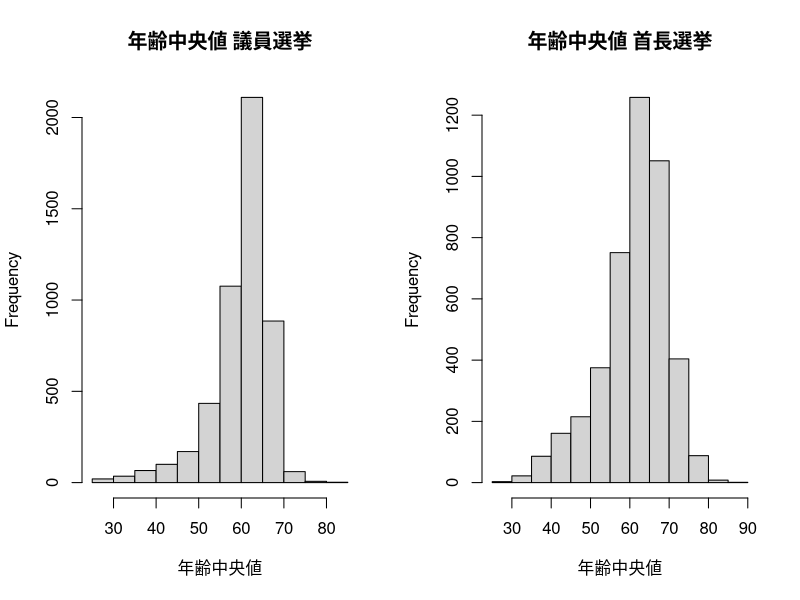
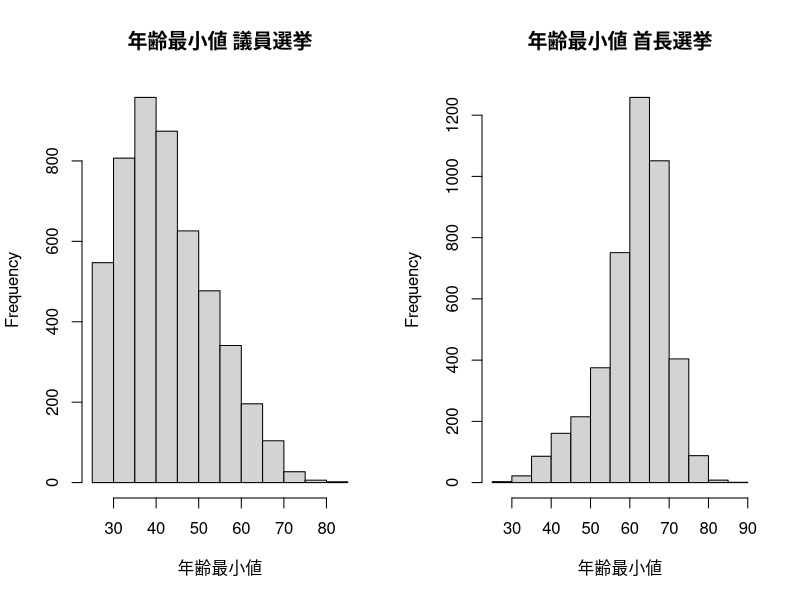
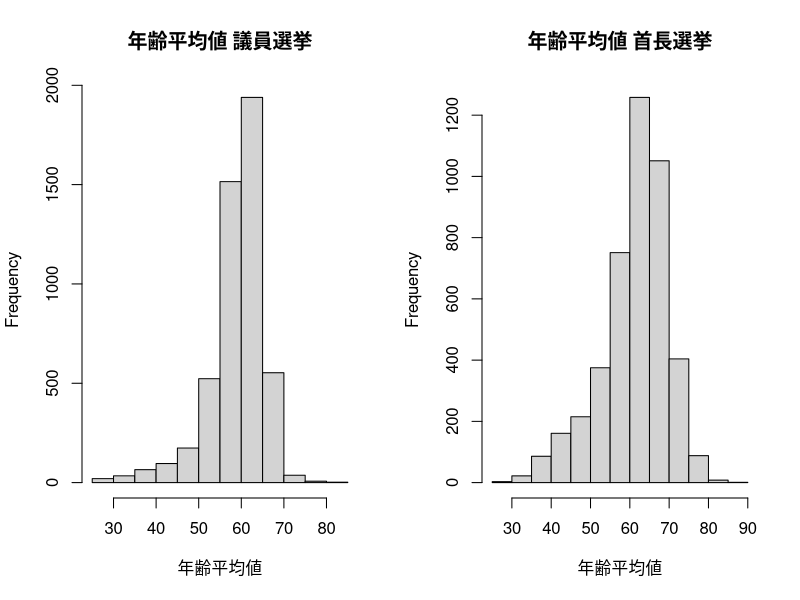
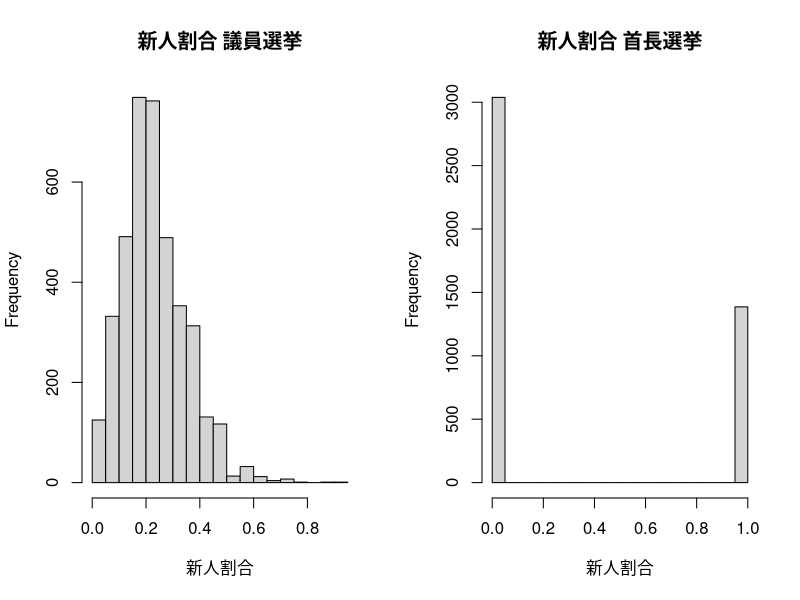
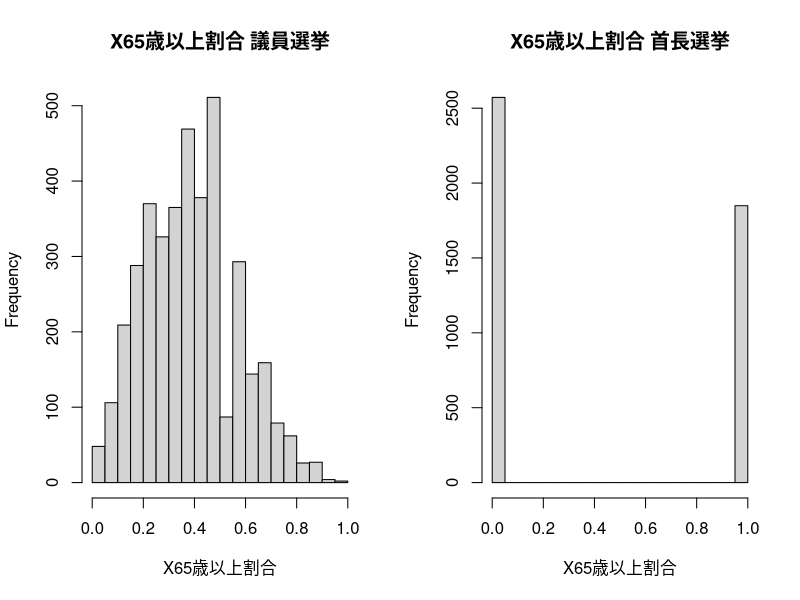
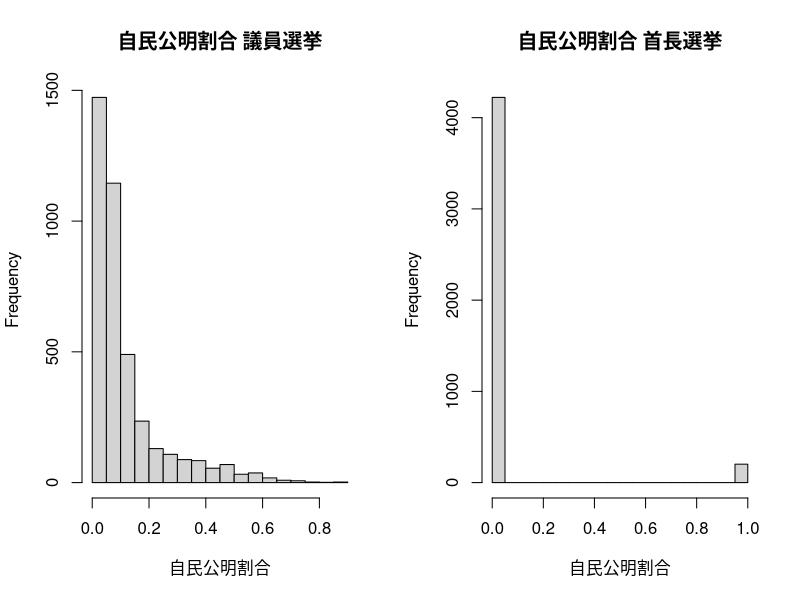
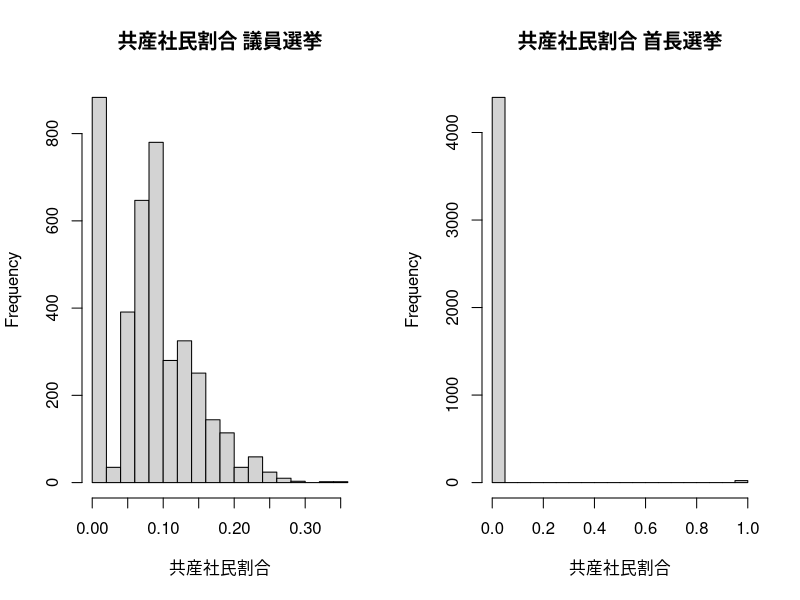
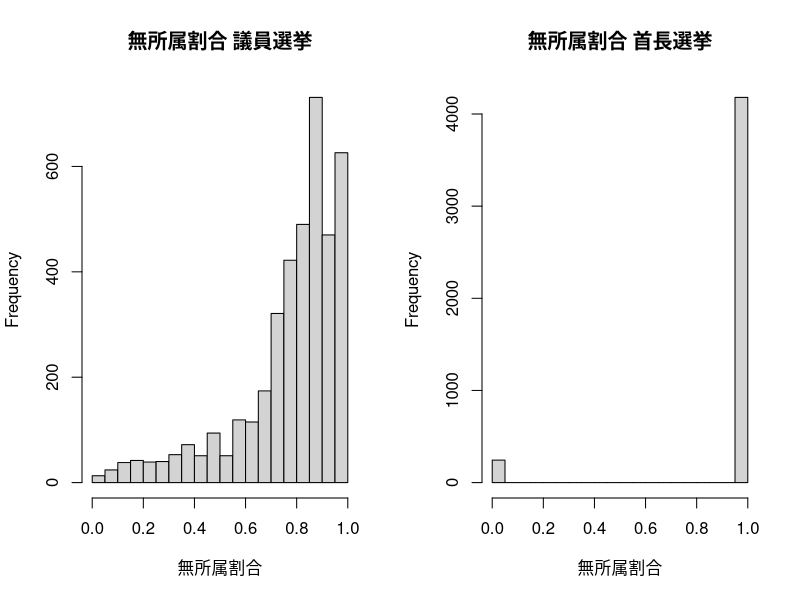

Source code (R) for these figures, in order:
# af_aggを分析ができる形にする。
# af_aggのうち必要なデータを取捨選択する
# af_aggのデータ構造を理解する。

#=================================================
# 1. af_aggの読み込みとコードとのマッピング

# 1.1 読み込みと基本情報の理解

df <- read.csv("data/af_agg.csv", fileEncoding = "UTF-8", stringsAsFactors = FALSE)
summary(df)
colSums(is.na(df))

# 1.2 地域名コード対応表の読み込み
reg_code <- read.csv("data/region_code_correspondence.csv", fileEncoding = "UTF-8", stringsAsFactors = FALSE)

# 1.3 対応づけ（dfの都道府県と市区町村がreg_codeのそれと同じ場合はdfの最後の列にreg_codeの地域コードを入れる。少しでも異なる場合は欠損値とする）

key_df <- paste(df$都道府県, df$市区町村, sep = "_")
key_reg <- paste(reg_code$都道府県, reg_code$市区町村, sep = "_")

df$地域コード <- reg_code$地域コード[match(key_df, key_reg)]

# 1.4 対応づけできなかった行の確認をし、対応付け可能なものは行う。
sum(is.na(df$地域コード))
unique(df[is.na(df$地域コード), c("都道府県", "市区町村")])

# 表記揺れ対応マップ（栃木県那珂川町のような同名自治体があるため都道府県込みで指定）
# 下記以外のもの（岩舟町->栃木市に合併）
# 福岡県那珂川町は2018年の市制施行で那珂川市になった同一自治体だが、対応表に両方のコードが
# 存在するため放置すると町時代の選挙が別コードに分かれてしまう。市のコードに寄せる。
name_fix <- c(
  "高知県_梼原町" = "高知県_檮原町",
  "宮城県_七ケ宿町" = "宮城県_七ヶ宿町",
  "宮城県_富谷町" = "宮城県_富谷市",
  "福岡県_那珂川町" = "福岡県_那珂川市",
  "福島県_飯館村" = "福島県_飯舘村",
  "兵庫県_丹波篠山市" = "兵庫県_篠山市"
)

key_fixed <- ifelse(key_df %in% names(name_fix), name_fix[key_df], key_df)
df$地域コード <- reg_code$地域コード[match(key_fixed, key_reg)]

sum(is.na(df$地域コード))
unique(df[is.na(df$地域コード), c("都道府県", "市区町村")])

# 1.5 残った欠損の削除（岩舟町のみ削除）
df <- df[is.na(df$地域コード) == FALSE,]

sum(is.na(df$地域コード))
unique(df[is.na(df$地域コード), c("都道府県", "市区町村")])

#===============================================================
# 2. dfの形成と新ダミーの導入

# 2.1 日付の型を変更
df$投票日 <- as.Date(df$投票日, format = "%Y/%m/%d")

# 2.2 地域コード、日付、議会議員（1が先）を基準に並べ直す。
df <- df[order(df$地域コード, df$投票日, -df$議会議員), ]
rownames(df) <- NULL

# 2.3 政令指定都市ダミーと地域ダミーの付与

seirei <- c(
  "北海道_札幌市", "宮城県_仙台市", "埼玉県_さいたま市", "千葉県_千葉市",
  "神奈川県_横浜市", "神奈川県_川崎市", "神奈川県_相模原市", "新潟県_新潟市",
  "静岡県_静岡市", "静岡県_浜松市", "愛知県_名古屋市", "京都府_京都市",
  "大阪府_大阪市", "大阪府_堺市", "兵庫県_神戸市", "岡山県_岡山市",
  "広島県_広島市", "福岡県_北九州市", "福岡県_福岡市", "熊本県_熊本市"
)

df$政令指定都市 <- as.integer(paste(df$都道府県, df$市区町村, sep = "_") %in% seirei)

region_list <- list(
  "北海道" = "北海道",
  "東北" = c("青森県", "岩手県", "宮城県", "秋田県", "山形県", "福島県"),
  "関東" = c("茨城県", "栃木県", "群馬県", "埼玉県", "千葉県", "東京都", "神奈川県"),
  "中部" = c("新潟県", "富山県", "石川県", "福井県", "山梨県", "長野県", "岐阜県", "静岡県", "愛知県"),
  "近畿" = c("三重県", "滋賀県", "京都府", "大阪府", "兵庫県", "奈良県", "和歌山県"),
  "中国" = c("鳥取県", "島根県", "岡山県", "広島県", "山口県"),
  "四国" = c("徳島県", "香川県", "愛媛県", "高知県"),
  "九州" = c("福岡県", "佐賀県", "長崎県", "熊本県", "大分県", "宮崎県", "鹿児島県", "沖縄県")
)

region_map <- setNames(rep(names(region_list), lengths(region_list)), unlist(region_list))
df$地域 <- factor(region_map[df$都道府県], levels = names(region_list))

table(df$政令指定都市)
table(df$地域)

# 2.4 候補者数データが欠損している場合はデータ場候補者数を代わりに入れて、データ場候補者数列は削除
df$候補者数 <- ifelse(is.na(df$候補者数), df$データ上候補者数, df$候補者数)
df$データ上候補者数 <- NULL

# 2.5 女性割合を算出して新たな列に入れる
df$女性割合 <- ifelse(is.na(df$男性数) == FALSE & is.na(df$女性数) == FALSE, df$女性数/ (df$男性数 + df$女性数), NA)


#=========================================================================
# 3. 各変数のビジュアライズ

# 議員選挙・首長選挙を左右に並べて描く
hist2 <- function(v, d) {
  par(mfrow = c(1, 2))
  for (k in c(1, 0))
    hist(d[[v]][d$議会議員 == k], breaks = 20,
         main = paste(v, c("首長選挙", "議員選挙")[k + 1]), xlab = v)
}

# 補欠・再選挙を除いたデータ（3.2以降で使用）
d0 <- df[df$補欠選挙 == 0 & df$再選挙 == 0, ]

# 3.1 年齢中央値と年齢最小値のヒストグラム（議員選挙と首長選挙ごと）
for (v in c("年齢中央値", "年齢最小値","年齢平均値")) hist2(v, df)

# 3.2 新人割合のヒストグラム（議員選挙と首長選挙ごとで補欠・再選挙は除く）（首長選挙では0,1の二値）
hist2("新人割合", d0)

# 3.3 65歳位上割合のヒストグラム（議員選挙と首長選挙ごとで補欠・再選挙は除く）（首長選挙では0,1の二値）
hist2("X65歳以上割合", d0)

# 3.4 自民公明割合、共産社民割合、無所属割合のヒストグラム（議員選挙と首長選挙ごとで補欠・再選挙は除く）（首長選挙では0,1の二値）
for (v in c("自民公明割合", "共産社民割合", "無所属割合")) hist2(v, d0)

# 3.5 女性割合のヒストグラム（議員選挙と首長選挙ごとで補欠・再選挙は除く）（首長選挙では0,1の二値）
hist2("女性割合", d0)

#===================================================================================
# 4.データの各種分割（選挙タイプごと）

# 4.1 議会議員選挙dfの作成
df_c <- df[df$議会議員 == 1,]

# 4.2 首長選挙dfの作成
df_p <- df[df$首長 == 1,]

#====================================================================================
# 5. 欠損値を自治体ごとに平均値で埋める（議会議員）

# 平均の計算元（補欠選挙・再選挙を除く議会議員選挙）
sub_c <- df_c[df_c$補欠選挙 == 0 & df_c$再選挙 == 0, ]

# 5.1 年齢中央値・年齢最小値・年齢平均値・新人割合・65歳以上割合・自民公明割合・共産社民割合・無所属割合の欠損を、
# その地域の議会議員（補欠選挙、再選挙を除く）の平均で埋める
age_vars <- c("年齢中央値", "年齢最小値", "年齢平均値", "新人割合", "X65歳以上割合","自民公明割合","共産社民割合","無所属割合")

for (v in age_vars) {
  m <- tapply(sub_c[[v]], sub_c$地域コード, mean, na.rm = TRUE)
  df_c[[v]] <- ifelse(is.na(df_c[[v]]), m[df_c$地域コード], df_c[[v]])
}

colSums(is.na(df_c[, age_vars]))

# 5.2 議会議員の女性割合に欠損値がある場合は、その地域の議会議員（補欠選挙、再選挙を除く）の女性割合の平均を入れる
mean_f <- tapply(sub_c$女性割合, sub_c$地域コード, mean, na.rm = TRUE)

df_c$女性割合 <- ifelse(is.na(df_c$女性割合), mean_f[df_c$地域コード], df_c$女性割合)

sum(is.na(df_c$女性割合))

# 5.3 残った欠損をKNN（k=5）で埋める
# 数値変数（年齢中央値・新人割合・無所属割合）は0-1に正規化した差の絶対値、
# カテゴリ変数（都道府県・地域）は一致0・不一致1を距離とし、変数間の平均をとる
norm01 <- function(x) (x - min(x, na.rm = TRUE)) / (max(x, na.rm = TRUE) - min(x, na.rm = TRUE))

num <- sapply(df_c[, c("年齢中央値", "新人割合", "無所属割合")], norm01)
na_i <- which(is.na(df_c$女性割合))
ok_i <- which(is.na(df_c$女性割合) == FALSE)

k <- 5
for (i in na_i) {
  d <- rowMeans(cbind(abs(sweep(num[ok_i, ], 2, num[i, ])),
                      df_c$都道府県[ok_i] != df_c$都道府県[i],
                      df_c$地域[ok_i] != df_c$地域[i]), na.rm = TRUE)
  df_c$女性割合[i] <- mean(df_c$女性割合[ok_i][order(d)[1:k]])
}

colSums(is.na(df_c))

#====================================================================================
# 6. 欠損値を自治体ごとに平均値で埋める（首長）

# 6.1 年齢が欠損しているものを確認
df_p[is.na(df_p$X65歳以上割合) == TRUE,]

# 6.2 3選挙のみなので人為的に数字を入れる
# 釧路市長選挙 61歳
# 東松島市長選挙 57歳
# 琴浦町長選挙 66歳
age_fix <- c("釧路市長選挙" = 61, "東松島市長選挙" = 57, "琴浦町長選挙" = 66)

i <- which(is.na(df_p$年齢中央値))
a <- age_fix[df_p$選挙名[i]]

# 当選者1人なので中央値・最小値・平均値はいずれも当選者の年齢
for (v in c("年齢中央値", "年齢最小値", "年齢平均値")) df_p[[v]][i] <- a
df_p$X65歳以上割合[i] <- as.integer(a >= 65)

df_p[i, c("選挙名", "年齢中央値", "年齢最小値", "年齢平均値", "X65歳以上割合")]

# 6.3 女性割合の欠損は一律0を入れる
df_p$女性割合[is.na(df_p$女性割合)] <- 0

colSums(is.na(df_p))

#====================================================================================
# 7. 補完済みのdf_cとdf_pをdfに戻し、dfを成形

# 7.1 df_cとdf_pはdfを議会議員・首長で分割したものなので、結合して2.2と同じ順に並べ直す
df <- rbind(df_c, df_p)
df <- df[order(df$地域コード, df$投票日, -df$議会議員), ]
rownames(df) <- NULL

# 7.2 女性割合に集約済みの男性数・女性数を削除（dfの欠損はこれで解消）
df$男性数 <- NULL
df$女性数 <- NULL

colSums(is.na(df))

# 7.3 列順を整理（識別情報 → ダミー → 集計値）
df <- df[, c("地域コード", "都道府県", "市区町村", "地域", "投票日", "選挙名",
             "議会議員", "首長", "補欠選挙", "再選挙", "政令指定都市",
             "候補者数", "年齢中央値", "年齢最小値", "年齢平均値", "X65歳以上割合",
             "新人割合", "女性割合", "自民公明割合", "共産社民割合", "無所属割合")]

#====================================================================================
# 8. csvとして出力

write.csv(df, "data/voting.csv", row.names = FALSE, fileEncoding = "UTF-8")
